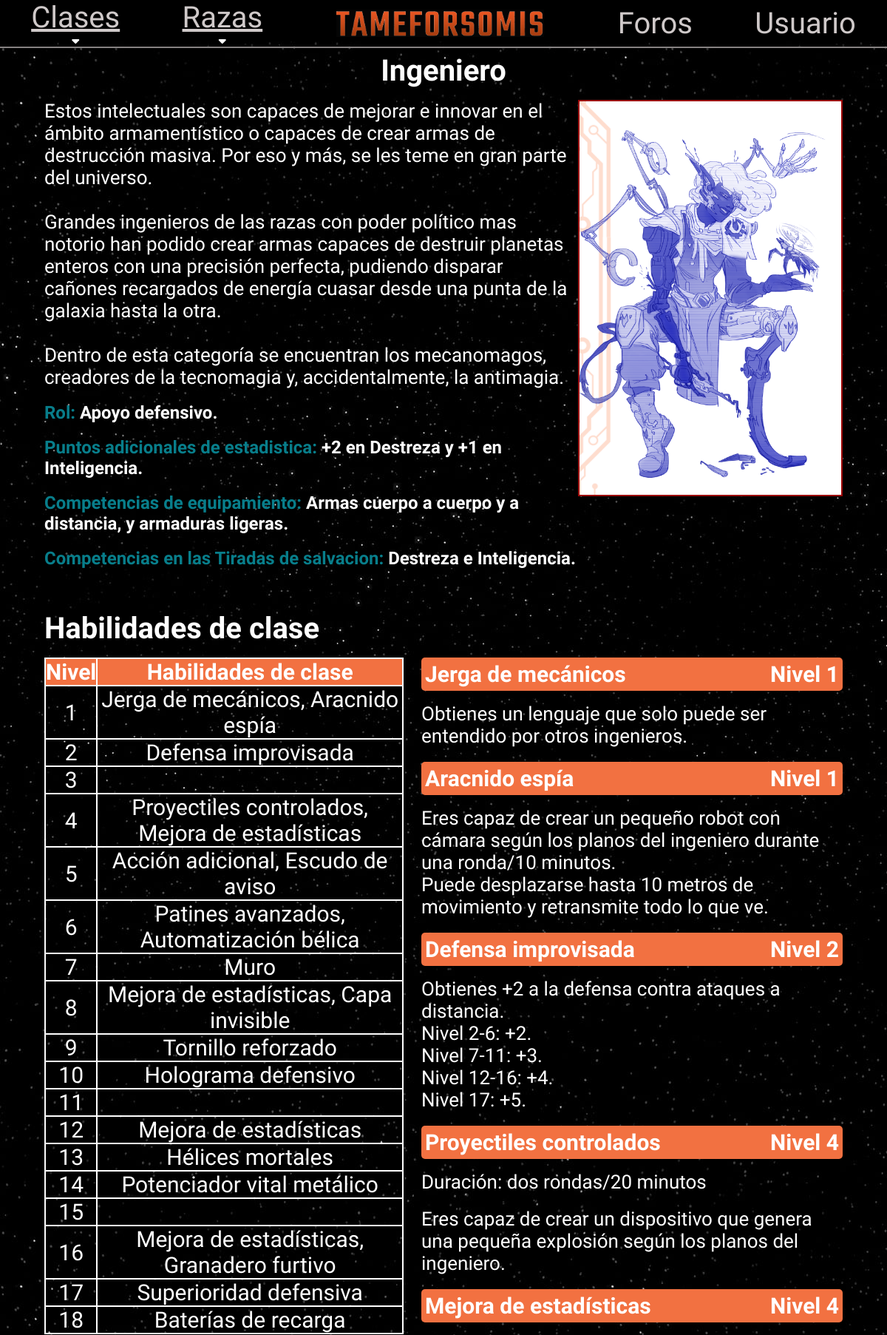
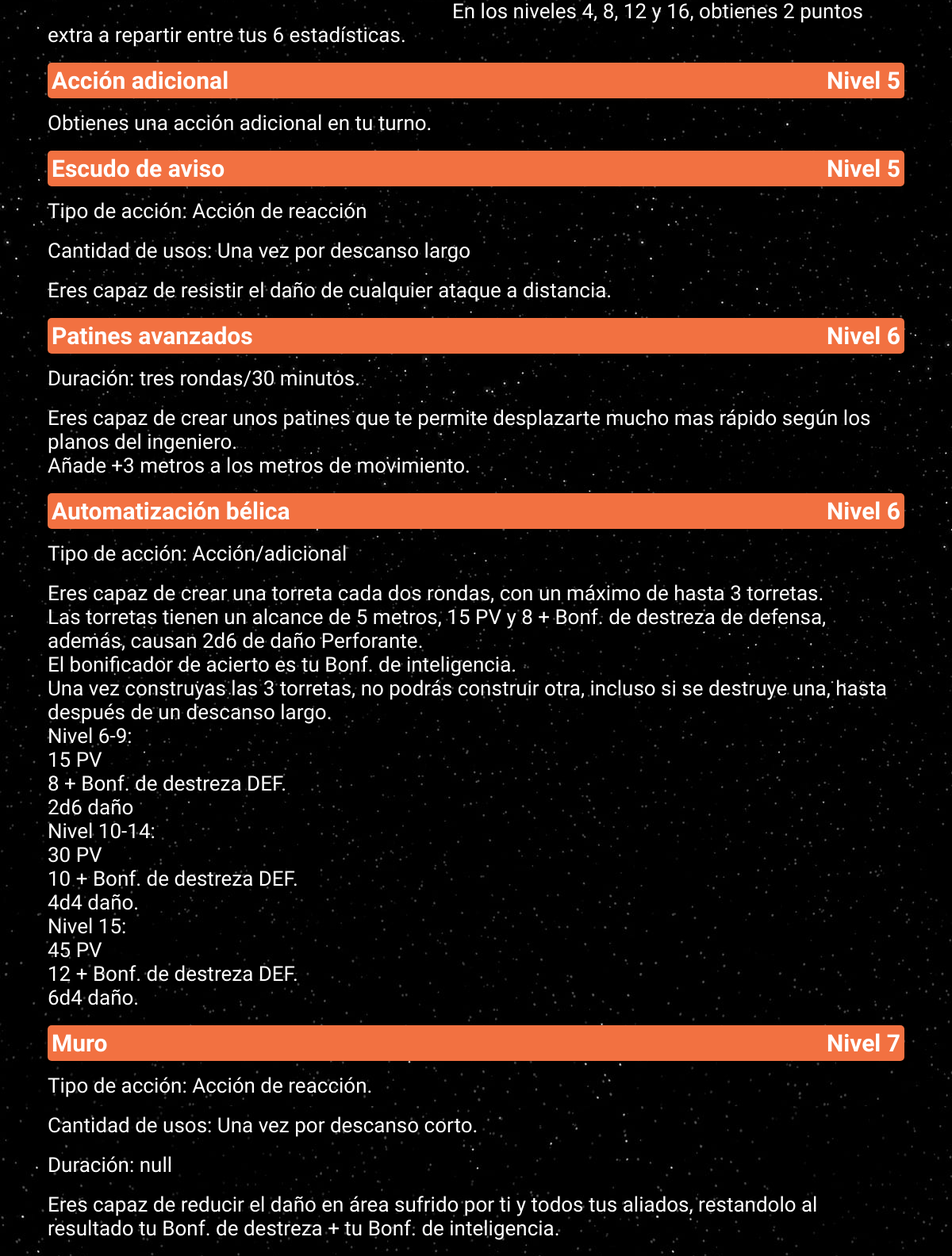
/index.php?action=verClase&nombreClase=Ingeniero (upper part), run on the app's committed database (2 pictures, top to bottom).
### tables this page shows
CREATE TABLE `clase` (
  `nombre` varchar(100) NOT NULL,
  `descripcion` varchar(1000) NOT NULL,
  `rol` varchar(20) NOT NULL,
  `estadisticas` varchar(100) NOT NULL,
  `competencias` varchar(1000) NOT NULL,
  `equipamiento` varchar(1000) NOT NULL,
  `imagen` varchar(100) NOT NULL
);

### index.php (called while the page is built, shortened)
<?php
require_once 'controller/cliente.php';
require_once 'model/db.php';
require_once 'model/Tameforsomis.php';
require_once 'model/clase.php';
require_once 'model/habilidad.php';
$controlador = new Cliente();
$dataToView  = $controlador->{$_GET["action"]}();
require_once 'view/template/header.php';
require_once 'view/' . $controlador->view . '.php';
require_once 'view/template/footer.php';

### model/db.php (called while the page is built, shortened)
<?php
class Db
{
	public function __construct()
	{
		$this->host = constant('DB_HOST');
		$this->db = constant('DB');
		$this->user = constant('DB_USER');
		$this->pass = constant('DB_PASS');
		$this->conection = new mysqli($this->host, $this->user, $this->pass, $this->db);
	}
}

### model/Tameforsomis.php (called while the page is built, shortened)
<?php
class Tameforsomis
{
	private $conection;
	public function getConection()
	{
		$dbObj = new Db();
		$this->conection = $dbObj->conection;
	}
	public function verClasePorNombre($nombre)
	{
		$sql = "SELECT * FROM clase WHERE nombre='$nombre'";
		$result = $this->conection->query($sql);
		$row = $result->fetch_assoc();
		$clase = new Clase($row['nombre'], $row['descripcion'], $row['estadisticas'], $row['rol'], $row['competencias'], $row['equipamiento'], $row['imagen']);
		return $clase;
	}
}

### controller/cliente.php (called while the page is built, shortened)
<?php
class Cliente
{
	private $tameforsomis;
	public function __construct()
	{
		$this->tameforsomis = new Tameforsomis();
	}
	public function verClase()
	{
		$nombreClase = $_GET["nombreClase"];
		$negocio = $this->tameforsomis->verClasePorNombre($nombreClase);
		return $negocio;
	}
}

### model/clase.php (called while the page is built, shortened)
<?php
class Clase
{
	private $nombre;
	private $descripcion;
	private $rol;
	private $estadisticas;
	private $competencias;
	private $equipamiento;
	private $img;
	private array $habilidades = array();
	private $conection;
	public function __construct($nombre, $descripcion, $estadisticas, $rol, $competencias, $equipamiento, $img)
	{
		$this->nombre = $nombre;
		$this->descripcion = $descripcion;
		$this->estadisticas = $estadisticas;
		$this->rol = $rol;
		$this->competencias = $competencias;
		$this->equipamiento = $equipamiento;
		$this->img = $img;
	}
	public function getNombre()
	{
		return $this->nombre;
	}
	public function getDescripcion()
	{
		return $this->descripcion;
	}
	public function getEstadisticas()
	{
		return $this->estadisticas;
	}
	public function getRol()
	{
		return $this->rol;
	}
	public function getCompetencias()
	{
		return $this->competencias;
	}
	public function getEquipamiento()
	{
		return $this->equipamiento;
	}
	public function getImg()
	{
		return $this->img;
	}
	public function getConection()
	{
		$dbObj = new Db();
		$this->conection = $dbObj->conection;
	}
	public function getHabilidades()
	{
		$sql = "SELECT h.*, n.nivel FROM habilidad h JOIN nivel n ON h.nombre=n.habilidad JOIN clase c ON c.nombre=n.clase WHERE c.nombre = '$this->nombre' ORDER BY nivel ASC";
		$result = $this->conection->query($sql);
		if ($result->num_rows > 0) {
			$i = 0;
			while ($row = $result->fetch_assoc()) {
				$this->habilidades[$i] = new Habilidad($row['nombre'], $row['tipo'], $row['cantidad'], $row['duracion'], $row['descripcion'], $row['nivel']);
				$i++;
			}
			return $this->habilidades;
		}
	}
}

### model/habilidad.php (called while the page is built, shortened)
<?php
class Habilidad
{
	private $nombre;
	private $tipo;
	private $cantidad;
	private $duracion;
	private $descripcion;
	private $nivel;
	public function __construct($nombre, $tipo, $cantidad, $duracion, $descripcion, $nivel)
	{
		$this->nombre = $nombre;
		$this->tipo = $tipo;
		$this->cantidad = $cantidad;
		$this->duracion = $duracion;
		$this->descripcion = $descripcion;
		$this->nivel = $nivel;
	}
	public function getNombre()
	{
		return $this->nombre;
	}
	public function getDescripcion()
	{
		return $this->descripcion;
	}
	public function getTipo()
	{
		return $this->tipo;
	}
	public function getCantidad()
	{
		return $this->cantidad;
	}
	public function getDuracion()
	{
		return $this->duracion;
	}
	public function getNivel()
	{
		return $this->nivel;
	}
	public function getConection()
	{
		$dbObj = new Db();
	}
}

### view/clase.php (the view)
<main>
    <section class="sectionClase">
        <h1 class="h1clase"><?php echo $dataToView->getNombre() ?></h1>
        <img class="imagenClase" src="<?= $dataToView->getImg() ?>">
        <p><?php echo $dataToView->getDescripcion() ?></p>
        <br>
        <h2><span class="spanAtributos">Rol: </span><?php echo $dataToView->getRol(); ?></h2>
        <br>
        <h2><span class="spanAtributos">Puntos adicionales de estadistica: </span><?php echo $dataToView->getEstadisticas(); ?></h2><br>
        <h2><span class="spanAtributos">Competencias de equipamiento: </span><?php echo $dataToView->getEquipamiento(); ?></h2><br>
        <h2><span class="spanAtributos">Competencias en las Tiradas de salvacion: </span><?php echo $dataToView->getCompetencias() ?></h2>
        <br>
        <br>
    </section>
    <br>
    <section>
        <h1>Habilidades de clase</h1>
        <?php
        $habilidades = $dataToView->getHabilidades();
        ?>
        <table class="tablaClase">
            <thead>
                <tr>
                    <th>
                        Nivel
                    </th>
                    <th>
                        Habilidades de clase
                    </th>
                </tr>
            </thead>
            <tbody>
                <?php
                for ($i = 1; $i <= 18; $i++) {
                ?>
                    <tr>
                        <td>
                            <?php echo $i ?>
                        </td>
                        <td>
                            <?php
                            $texto = "";
                            for ($x = 0; $x < count($habilidades); $x++) {
                                if ($habilidades[$x]->getNivel() == $i) {
                                    $texto .= $habilidades[$x]->getNombre() . ", ";
                                }
                            }
                            $texto = substr($texto, 0, -2);
                            echo $texto
                            ?>
                        </td>
                    </tr>
                <?php
                }
                ?>
            </tbody>
        </table>
        <?php
        for ($i = 0; $i < count($habilidades); $i++) {
        ?>
            <h3 class="h3Clase"><?php echo $habilidades[$i]->getNombre() . "<span style='margin-left:auto';>Nivel " . $habilidades[$i]->getNivel() . "</span>" ?></h3>
            <?php
            if ($habilidades[$i]->getTipo() != null) {
                echo "<p class='pClase'>Tipo de acción: " . $habilidades[$i]->getTipo() . "</p>";
            }
            if ($habilidades[$i]->getCantidad() != null) {
                echo "<p class='pClase'>Cantidad de usos: " . $habilidades[$i]->getCantidad() . "</p>";
            }
            if ($habilidades[$i]->getDuracion() != null) {
                echo "<p class='pClase'>Duración: " . $habilidades[$i]->getDuracion() . "</p>";
            }
            ?>
            <p class="pClase"><?= $habilidades[$i]->getDescripcion() ?></p>
        <?php
        }
        ?>
    </section>
</main>

### view/css/estilocabecera.css (style rules this page uses)
* { margin: 0; padding: 0; box-sizing: border-box; list-style: none; text-decoration: none; scroll-behavior: smooth; font-family: 'Montserrat Alternates', sans-serif; }
html { height: 100vh; }
body { background: url(../../img/HD-wallpaper-stars-black-blackandwhite-night-sky-star-white.jpg); }

### view/css/estiloindex.css (style rules this page uses)
main { margin: auto; width: 90vw; flex: 1; }

### view/css/footer.css (style rules this page uses)
body { min-height: 100vh; display: flex; flex-direction: column; }

### view/css/estiloclase.css (style rules this page uses)
h1 { color: white; font-size: 40px; margin-bottom: 2vh; }
p { color: white; font-size: 26px; }
h2 { color: white; }
table, th, td { border: 2px solid white; border-collapse: collapse; color: white; text-align: center; margin-right: 2vw; }
th { background-color: #F27141; }
th, td { font-size: 30px; }
.h1clase { text-align: center; }
.sectionClase { display: flex; flex-direction: column; align-items: center; justify-content: space-around; }
.sectionClase h2 { width: 100%; text-align: left; }
.h3Clase { display: flex; color: white; align-items: center; margin-bottom: 2vh; padding-top: 5px; padding-bottom: 5px; font-size: 20px; background-color: #F27141; padding-left: 5px; padding-right: 5px; border-radius: 5px; }
.tablaClase { width: 100%; margin-bottom: 10px; }
.pClase { margin-bottom: 2.5vh; }
.imagenClase { height: 100%; border: 2px solid rgb(157, 5, 5); margin-bottom: 10px; }
.spanAtributos { color: #087E8B; }
@media (min-width: 420px) { .tablaClase { width: 100%; } }
@media (min-width: 850px) { .tablaClase { float: left; width: 45%; } }
@media (min-width: 850px) { .sectionClase { display: initial; } }
@media (min-width: 850px) { .imagenClase { float: right; margin-left: 10px; } }
@media (min-width: 850px) { .h3Clase { font-size: 30px; } }

### data on the page
clase: nombre "Ingeniero", imagen (picture), descripcion "Estos intelectuales son capaces de mejorar e innovar en el ámbito armamentístico o capaces de crear armas de destrucción masiva. Por eso y más, se les teme en gran parte del universo. Grandes ingenieros de las razas con poder político mas notorio han podido crear armas capaces de destruir planetas enteros con una precisión perfecta, pudiendo disparar cañones recargados de energía cuasar desde una punta de la galaxia hasta la otra. Dentro de esta categoría se encuentran los mecanomagos, creadores de la tecnomagia y, accidentalmente, la antimagia.", rol "Apoyo defensivo.", estadisticas "+2 en Destreza y +1 en Inteligencia.", equipamiento "Armas cuerpo a cuerpo y a distancia, y armaduras ligeras.", competencias "Destreza e Inteligencia."

### other printed values
$texto "Jerga de mecánicos, Aracnido espía"
$texto "Defensa improvisada"
$texto "Proyectiles controlados, Mejora de estadísticas"
$texto "Acción adicional, Escudo de aviso"
$texto "Patines avanzados, Automatización bélica"
$texto "Muro"
$texto "Mejora de estadísticas, Capa invisible"
$texto "Tornillo reforzado"
$texto "Holograma defensivo"
$texto "Mejora de estadísticas"
$texto "Hélices mortales"
$texto "Potenciador vital metálico"
$texto "Mejora de estadísticas, Granadero furtivo"
$texto "Superioridad defensiva"
$texto "Baterías de recarga"
